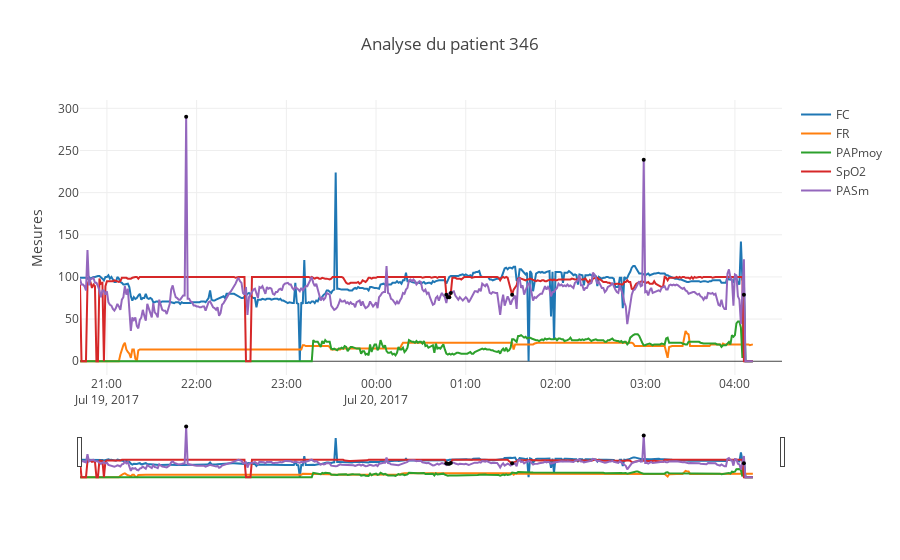

Write notebook code for a chart like this one.
### Code cell
_plot_dynamic_features(df_dynamic, id_patient=346, 
                      features_list=['FC','FR', 'PAPmoy', 'SpO2', 'PASm'],
                      ano_detector=True)

### Figure 1 — Plotly figure (JSON) as saved in the notebook; plotly's stock layout.template omitted (floating-point values rounded to 4 significant figures; data arrays with more than 128 entries replaced by an {"elided": "..."} marker saying what was removed)
{"data": [{"name": "FC", "type": "scatter", "uid": "86e4634c-1ffd-11e9-8f39-2047478cca38", "x": {"elided": "451 str values"}, "y": {"elided": "451 int values"}, "yaxis": "y"}, {"name": "FR", "type": "scatter", "uid": "86e46478-1ffd-11e9-8f39-2047478cca38", "x": {"elided": "451 str values"}, "y": {"elided": "451 int values"}, "yaxis": "y"}, {"name": "PAPmoy", "type": "scatter", "uid": "86e46522-1ffd-11e9-8f39-2047478cca38", "x": {"elided": "451 str values"}, "y": {"elided": "451 int values"}, "yaxis": "y"}, {"name": "SpO2", "type": "scatter", "uid": "86e465ae-1ffd-11e9-8f39-2047478cca38", "x": {"elided": "451 str values"}, "y": {"elided": "451 int values"}, "yaxis": "y"}, {"name": "PASm", "type": "scatter", "uid": "86e46626-1ffd-11e9-8f39-2047478cca38", "x": {"elided": "451 str values"}, "y": {"elided": "451 int values"}, "yaxis": "y"}, {"hoverinfo": "none", "marker": {"color": "black", "size": 4}, "mode": "markers", "showlegend": false, "type": "scatter", "uid": "86e466a8-1ffd-11e9-8f39-2047478cca38", "x": ["2017-07-20 04:06:00"], "y": [79]}, {"hoverinfo": "none", "marker": {"color": "black", "size": 4}, "mode": "markers", "showlegend": false, "type": "scatter", "uid": "86e46716-1ffd-11e9-8f39-2047478cca38", "x": ["2017-07-20 00:47:00", "2017-07-20 00:48:00", "2017-07-20 00:49:00", "2017-07-20 00:50:00", "2017-07-20 01:31:00"], "y": [79, 76, 76, 81, 79]}, {"hoverinfo": "none", "marker": {"color": "black", "size": 4}, "mode": "markers", "showlegend": false, "type": "scatter", "uid": "86e4678e-1ffd-11e9-8f39-2047478cca38", "x": ["2017-07-19 21:53:00", "2017-07-20 02:59:00"], "y": [290, 239]}], "layout": {"title": "Analyse du patient 346", "xaxis": {"rangeslider": {"visible": true}, "type": "date"}, "yaxis": {"title": "Mesures"}}}
